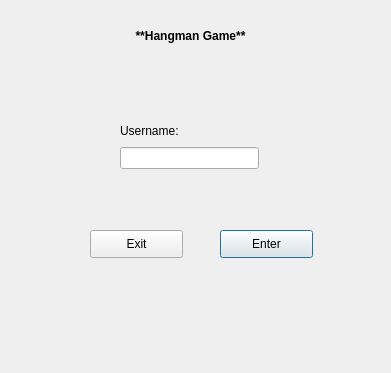
<?xml version="1.0" encoding="UTF-8"?>
<ui version="4.0">
 <class>Dialog</class>
 <widget class="QDialog" name="Dialog">
  <property name="geometry">
   <rect>
    <x>0</x>
    <y>0</y>
    <width>391</width>
    <height>373</height>
   </rect>
  </property>
  <property name="windowTitle">
   <string>Dialog</string>
  </property>
  <widget class="QLabel" name="label">
   <property name="geometry">
    <rect>
     <x>110</x>
     <y>20</y>
     <width>161</width>
     <height>31</height>
    </rect>
   </property>
   <property name="font">
    <font>
     <weight>75</weight>
     <bold>true</bold>
    </font>
   </property>
   <property name="text">
    <string>**Hangman Game**</string>
   </property>
   <property name="alignment">
    <set>Qt::AlignCenter</set>
   </property>
  </widget>
  <widget class="QPushButton" name="enter_button">
   <property name="geometry">
    <rect>
     <x>220</x>
     <y>230</y>
     <width>93</width>
     <height>28</height>
    </rect>
   </property>
   <property name="text">
    <string>Enter</string>
   </property>
  </widget>
  <widget class="QPushButton" name="exit_button">
   <property name="geometry">
    <rect>
     <x>90</x>
     <y>230</y>
     <width>93</width>
     <height>28</height>
    </rect>
   </property>
   <property name="text">
    <string>Exit</string>
   </property>
  </widget>
  <widget class="QLabel" name="warninglabel">
   <property name="geometry">
    <rect>
     <x>100</x>
     <y>170</y>
     <width>201</width>
     <height>31</height>
    </rect>
   </property>
   <property name="text">
    <string/>
   </property>
  </widget>
  <widget class="QWidget" name="">
   <property name="geometry">
    <rect>
     <x>120</x>
     <y>120</y>
     <width>139</width>
     <height>49</height>
    </rect>
   </property>
   <layout class="QVBoxLayout" name="verticalLayout">
    <item>
     <widget class="QLabel" name="label_2">
      <property name="text">
       <string>Username:</string>
      </property>
     </widget>
    </item>
    <item>
     <widget class="QLineEdit" name="lineEdit"/>
    </item>
   </layout>
  </widget>
 </widget>
 <resources/>
 <connections/>
</ui>
